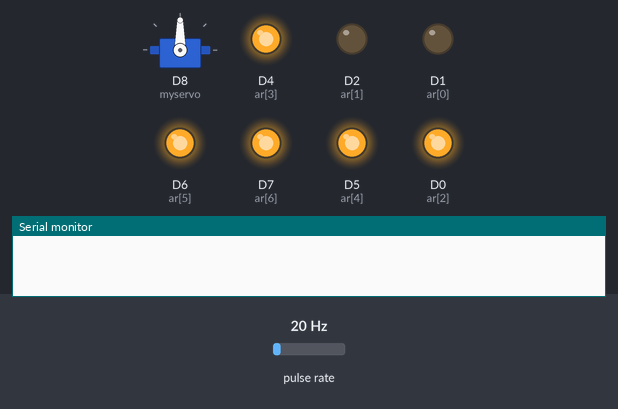
Recording of a sketch running on a simulated ESP8266 (NodeMCU). Parts: servo, output pins drawn as LEDs (lit = HIGH), the last lines printed to the serial monitor. Wiring (inferred from the names in the program): pulse sensor: data D3. Dashed ring = blinking. The test bench sets the inputs (shaded band); at power-on: pulse rate 20 Hz.

Above: at 3.65 s.
4.3 s: pulse rate set to 4 Hz
At 6.6 s:
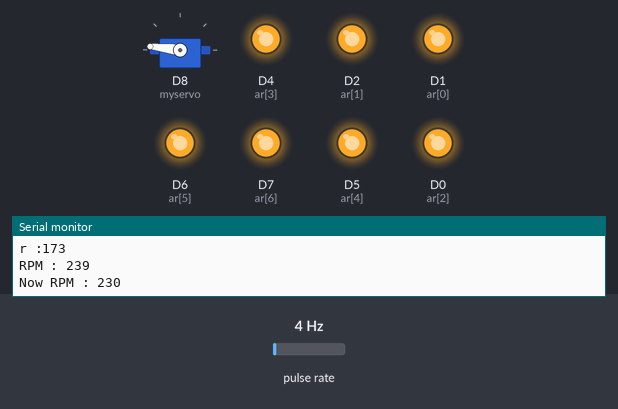
7.3 s: pulse rate set to 50 Hz
At 8.29 s:
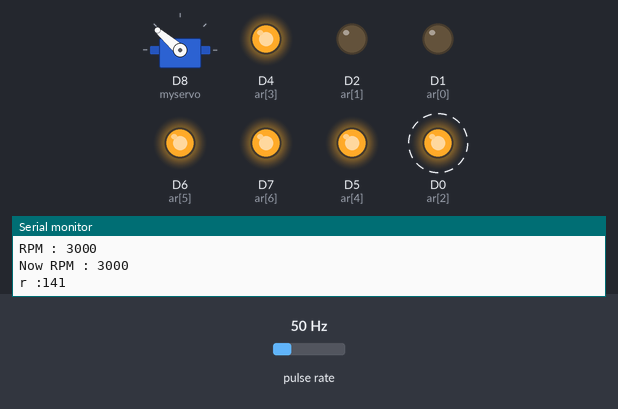
10.3 s: pulse rate set to 196 Hz
At 11.5 s:
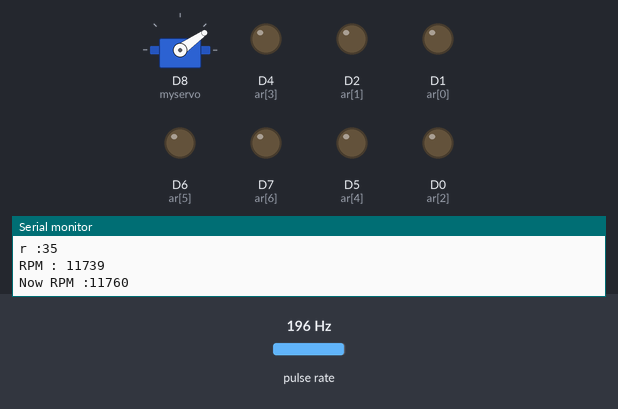
11.8 s: pulse rate set to 100 Hz
At 13.0 s:
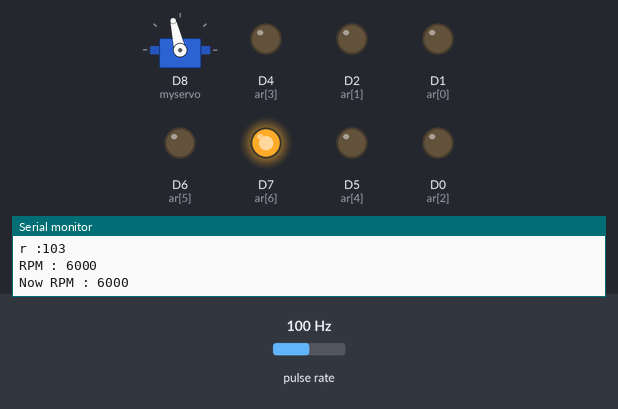
13.3 s: pulse rate set to 150 Hz
At 14.1 s:
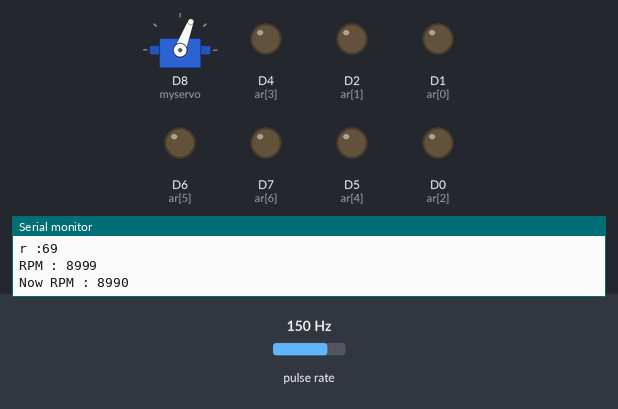
Timing chart, 0 to 15.8 s (numbered marks = the images above; inputs shaded):
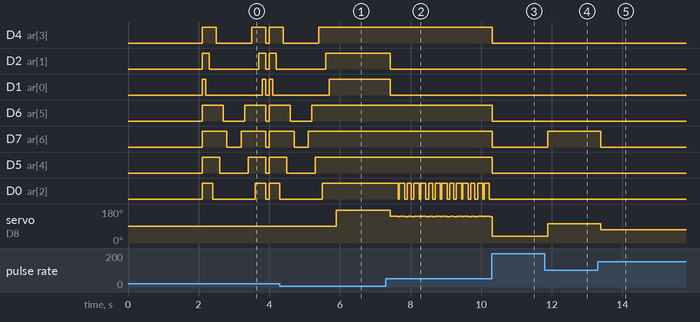

Measured:
- after the input at 4.3 s, D1 (ar[0]): goes on until 5.7 s, then stays HIGH; servo on D8 (myservo): 90° → 173° after 1.6 s
- after the input at 7.3 s, D2 (ar[1]), D1 (ar[0]): HIGH → LOW after 0.12 s; D0 (ar[2]): alternates HIGH for 0.15 s and LOW for 0.07 s, starting after 0.35 s; servo on D8 (myservo): 173° → 141° after 0.13 s, then repeats every 0.60 s: 139° 0.04 s, 141° 0.15 s, 139° 0.07 s, 141° 0.11 s, 139° 0.07 s, 141° 0.15 s
- after the input at 10.3 s, D4 (ar[3]), D6 (ar[5]), D7 (ar[6]), D5 (ar[4]): HIGH → LOW at once; D0 (ar[2]): stops changing and stays LOW
- after the input at 11.8 s, D7 (ar[6]): LOW → HIGH after 0.08 s; servo on D8 (myservo): 35° → 103° after 0.09 s
- after the input at 13.3 s, D7 (ar[6]): HIGH → LOW after 0.08 s; servo on D8 (myservo): 103° → 69° after 0.09 s

The sketch:

RPM_METER_V0.01.ino
```cpp
/************************************
  RPM Tachometer
  Author:3WA 羽山秋人(http://3wa.tw)
  Release Date: 2019-07-06
  Version：0.01
*************************************/
#include <Servo.h>
Servo myservo; // 建立Servo物件，控制伺服馬達
int ar[] = { D1, D2, D0, D4, D5, D6, D7 };
int clean_rpms[] = { 0,0,0,0,0,0,0,0,0,0 };
int rpm_step=0;
char* led;
bool is_first_time = 1;
int delaytime = 100;
unsigned long time_now = 0;
int delay1000 = 1000;
int delay100 = 100;
int delay300 = 300;
//用來偵測 D3 腳抓引擎轉速的部分
 int firePin = D3; //RPM 透過 7414 載入，13腳來自引擎訊號，12腳接到 D0
 int fireInt = 0;
unsigned int pulsesPR = 1;
unsigned long lastPT = 0;
unsigned long rpm = 0;
unsigned long rpm_int = 0;
int last_r = 0;
unsigned long lastTime = 0;

void setup() {
  Serial.begin(9600);
  // put your setup code here, to run once:
  pinMode(D0, OUTPUT);
  pinMode(D1, OUTPUT);
  pinMode(D2, OUTPUT);
  pinMode(D3, OUTPUT);
  digitalWrite(D3,HIGH);
  pinMode(D4, OUTPUT);
  pinMode(D5, OUTPUT);
  pinMode(D6, OUTPUT);
  pinMode(D7, OUTPUT);
  myservo.attach(D8); // 連接數位腳位D8，伺服馬達的訊號線
  pinMode(firePin, INPUT);
  attachInterrupt(fireInt, &fireIsr, RISING);
}
void fireIsr()
{
  unsigned long now = micros();
  unsigned long duringInt = now - lastPT;
  if (duringInt > 1000)
  {
    rpm = 60000000UL / (duringInt * pulsesPR); //轉速訊號會在這取得!!!
    lastPT = now;
    rpm_int = int(rpm);
    //if(rpm_int>10000)
    //{
      //rpm_int=10000;
    //}
    //rpm_int-=rpm_int%100;
    rpm_int-=rpm_int%10;
    clean_rpms[rpm_step]=rpm_int;
    rpm_step++;
    rpm_step%=10;
  }
}
int get_rpm()
{
  //排序
  for(int i=0;i<9;i++)
  {
    for(int j=i+1;j<10;j++)
    {
      if(clean_rpms[i]>clean_rpms[j])
      {
        int tmp = clean_rpms[i];
        clean_rpms[i]=clean_rpms[j];
        clean_rpms[j]=tmp;
      }
    }
  }
  //int sum=0;
  //for(int i=4;i<=8;i++)
  //{
  //  sum+=clean_rpms[i];
  //}
  if(rpm>=10000)
  {
    return clean_rpms[9];
  }
  else
  {
    return clean_rpms[5];
  }
}
void show_led(char* a)
{
  for (int i = 0; i < 7; i++)
  {
    switch (a[i])
    {
      case '0':
        digitalWrite(ar[i], LOW);
        break;
      case '1':
        digitalWrite(ar[i], HIGH);
        break;
    }
  }
}

void rpm_to_led()
{

  int rpm = get_rpm();

  if(rpm<1000)
  {
    show_led("1111111");

  }
  else if(rpm>=1000&&rpm<2000)
  {
    show_led("0111111");

  }
  else if(rpm>=2000&&rpm<3000)
  {
    show_led("0011111");

  }
  else if(rpm>=3000&&rpm<4000)
  {
    show_led("00011111");

  }
  else if(rpm>=4000&&rpm<5000)
  {
    show_led("00001111");

  }
  else if(rpm>=5000&&rpm<6000)
  {
    show_led("00000111");

  }
  else if(rpm>=6000&&rpm<7000)
  {
    show_led("00000011");

  }
  else if(rpm>=7000&&rpm<8000)
  {
    show_led("00000001");

  }
  else if(rpm>=7000&&rpm<8000)
  {
    show_led("00000000");

  }
  else if(rpm>=8000&&rpm<9000)
  {
    show_led("00000000");

  }
  else if(rpm>=10000)
  {
    show_led("00000000");
  }
}
void rpm_to_servo(){
  int r = 175-int(get_rpm()/100*1.2);
  Serial.print("r :");
  Serial.println(r);
  if(r!=last_r)
  {
    //如果跟之前一樣，就不用一直叫馬達運作
    myservo.write(r);
    last_r=r;
  }
}
void loop() {

  if (is_first_time)
  {
    delay(2000);
    show_led("11111111");
    for (int i = 0; i < 2; i++)
    {
      show_led("00000000");
      delay(delaytime);
      show_led("11111111");
      delay(delaytime);
      show_led("01111111");
      delay(delaytime);
      show_led("00111111");
      delay(delaytime);
      show_led("00011111");
      delay(delaytime);
      show_led("00001111");
      delay(delaytime);
      show_led("00000111");
      delay(delaytime);
      show_led("00000011");
      delay(delaytime);
      show_led("00000001");
      delay(delaytime);
      show_led("00000000");
      delay(delaytime);
      show_led("00000000");
      delay(delaytime);
      show_led("00000001");
      delay(delaytime);
      show_led("00000011");
      delay(delaytime);
      show_led("00000111");
      delay(delaytime);
      show_led("00001111");
      delay(delaytime);
      show_led("00011111");
      delay(delaytime);
      show_led("00111111");
      delay(delaytime);
      show_led("01111111");
      delay(delaytime);
      show_led("11111111");
      delay(delaytime);
    }
    is_first_time = false;
    show_led("11111111");
    delay(delaytime);
  }


  //Serial.print(duringInt);
  //Serial.print(" ");
  Serial.print("RPM : ");
  Serial.println(rpm);
  Serial.print("Now RPM :");
  if(get_rpm()<10000)
  {
    Serial.print(" ");
    Serial.println(get_rpm());
  }
  else
  {
    Serial.println(get_rpm());
  }

  //超過一段時間沒變動，rpm刷 0
  unsigned long m = millis();
  if(time_now ==0 )
  {
    time_now = m;
  }
  if (micros()-lastPT > 300000)
  {
    //Serial.println("超過N秒沒變動,rpm 刷 0");
    rpm=0;
    rpm_int=0;
    for(int i=0;i<10;i++)
    {
      clean_rpms[i]=0;
    }
  }

  if(m > time_now+delay100)
  {
    // put your main code here, to run repeatedly:
    //依D3取得引擎轉速
    //noInterrupts();
   // interrupts();
    time_now=m;
  }
  rpm_to_led();
  rpm_to_servo();
}
```
